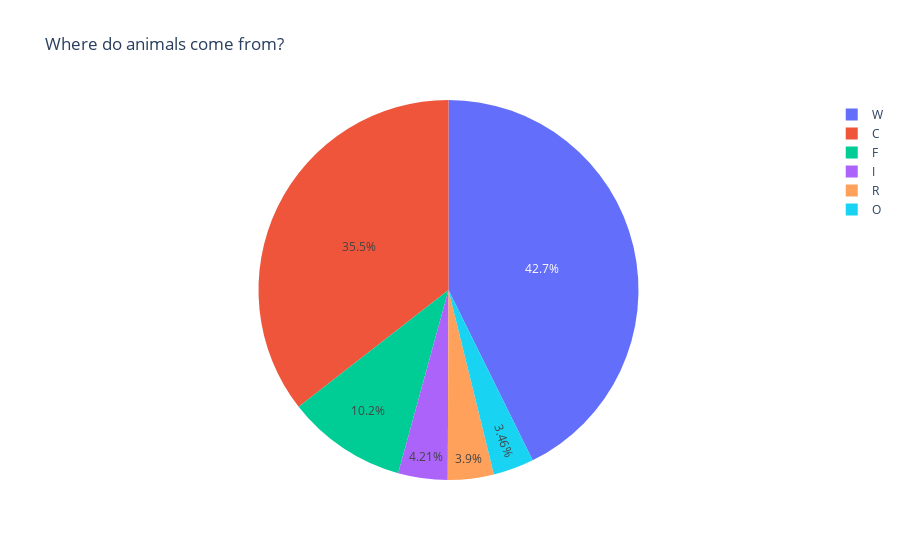

Notebook code cell kept with this figure:
### Code cell
fig3= px.pie(Sou, values="Quantity", names = "Origin", title='Where do animals come from?')
fig3

### Figure 1 — Plotly figure (JSON) as saved in the notebook; plotly's stock layout.template omitted (floating-point values rounded to 4 significant figures)
{"data": [{"domain": {"x": [0, 1], "y": [0, 1]}, "hovertemplate": "Origin=%{label}<br>Quantity=%{value}<extra></extra>", "labels": ["W", "C", "F", "I", "R", "O"], "legendgroup": "", "name": "", "showlegend": true, "type": "pie", "values": [19114, 15909, 4564, 1883, 1748, 1549]}], "layout": {"legend": {"tracegroupgap": 0}, "title": {"text": "Where do animals come from?"}}}
